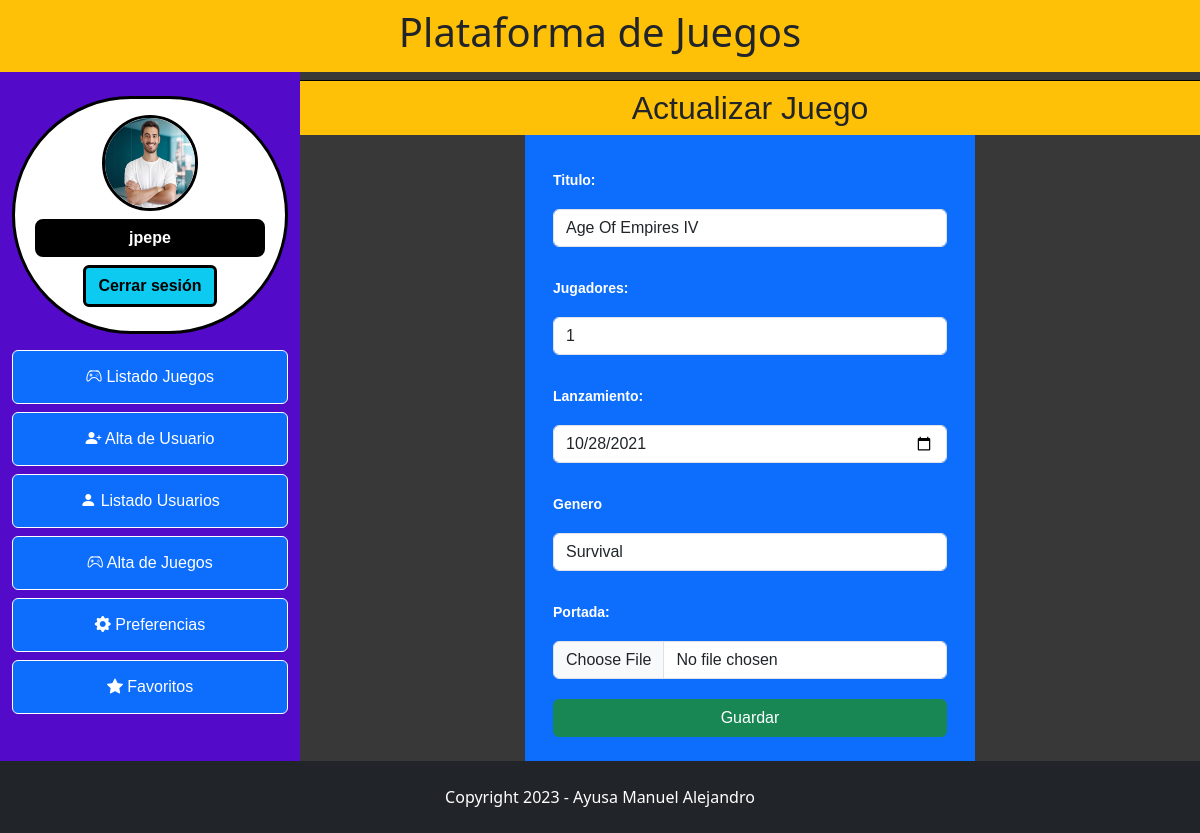
Page /?c=Juego&a=modificarJuego&id=3 (signed in) on the committed database.
### tables this page shows
CREATE TABLE `juego` (
  `id_juego` int(11) NOT NULL,
  `titulo` varchar(100) NOT NULL,
  `jugadores` smallint(6) DEFAULT NULL,
  `lanzamiento` date DEFAULT NULL,
  `genero_id` int(11) NOT NULL,
  `portada` varchar(50) DEFAULT NULL
);

CREATE TABLE `genero` (
  `id_genero` int(11) NOT NULL,
  `genero` varchar(45) NOT NULL
);

### sistema/BaseDeDatos.php (called while the page is built)
<?php
    class BaseDeDatos {
        static $host = "localhost";
        static $user = "root";
        static $password = "";
        static $db = "proyecto_juegos";
        static $conexion;
        public static function conectar(){
            $dsn = "mysql:host=" . self::$host . ";dbname=" . self::$db;
            try {
                self::$conexion = new PDO($dsn, self::$user, self::$password);
                self::$conexion->setAttribute(PDO::ATTR_ERRMODE, PDO::ERRMODE_EXCEPTION);
                return self::$conexion;
            } catch (PDOException $e) {
                echo "<p>Error en la conexion</p>";
                echo "<p>ERROR: " . $e->getMessage() . "</p>";
            }
        }
    }
?>

### modelos/Juego.php (called while the page is built, shortened)
<?php
    class Juego {
        private $conexion;
        public function __construct()
        {
            $this->conexion = BaseDeDatos::conectar();
        }
        public function recuperarDatos(int $id)
        {
            $consulta = 'SELECT * FROM juego
                        INNER JOIN genero ON juego.genero_id = genero.id_genero
                        WHERE id_juego = ?';
            $sentencia = $this->conexion->prepare($consulta);
            $sentencia->bindParam(1, $id);
            $sentencia->execute();
            $resultados = $sentencia->fetch(PDO::FETCH_OBJ);
            return $resultados;
        }
    }
?>

### vistas/juego/juego_modificacion.php (the view, shortened to what this page needs)
<?php require('vistas/encabezado.php');?>
<main class="container-fluid">
    <section class="row">
        <section class="col-3 menu pt-4">
            <?php
                require_once('vistas/menu.php');
            ?>
        </section>
        <article class="col-9 p-0">
            <h2 class="bg-warning text-center p-2 m-0 border-top border-black mt-2">Actualizar Juego</h2>
            <form action="?c=Juego&a=modificarJuegoOk" method="post" enctype="multipart/form-data" class="text-white bg-primary w-50 p-3">
                <section class="pt-2">
                    <label for="tit" class="form-label">Titulo:</label>
                    <input type="text" name="titulo" id="tit" class="form-control" value = "<?php echo $resultados->titulo;?>">
                </section>
                <section class="pt-2">
                    <label for="jug" class="form-label">Jugadores:</label>
                    <input type="number" name="jugadores" id="jug" class="form-control" value = "<?php echo $resultados->jugadores;?>">
                </section>
                <section class="pt-2">
                    <label for="fec" class="form-label">Lanzamiento:</label>
                    <input type="date" name="lanzamiento" id="fec" class="form-control" value = "<?php echo $resultados->lanzamiento;?>">
                </section>
                <section class="pt-2">
                    <label for="gen" class="form-label" class="form-label">Genero</label>
                    <select name="genero" id="gen" class="form-control">
                        <option value="<?php echo $resultados->genero_id ?>" selected><?php echo $resultados->genero ?></option>
                    </select>
                </section>
                <section class="pt-2">
                    <label for="port" class="form-label">Portada:</label>
                    <input type="file" name="portada" id="port" accept="image/*" class="form-control" required>
                </section>
                <section class="text-center pt-2 pb-2">
                    <input type="submit" value="Guardar" class="btn btn-success">
                </section>
            </form>
        </article>
    </section>
</main>
<?php require_once ('vistas/pie.php');?>

### publico/css/estilo.css (style rules this page uses)
* { margin: 0; padding: 0; border: 0; }
main { font-family: Verdana, Geneva, Tahoma, sans-serif }
article { background-color: rgb(56, 56, 56); padding-bottom: 3em; }
form { margin: 0 auto; width: 40%; }
form>section { display: flex; flex-direction: column; padding: 0.75em; border-top: 0; }
label { padding: 0.75em; padding-left: 0; font-weight: bold; font-size: 14px; }
.menu { background-color:rgb(83, 10, 201); }

### rows in the picture
juego: titulo "Age Of Empires IV", jugadores "1", lanzamiento "10/28/2021", genero "Survival"

### other values in the picture
$_SESSION['usuario'] "jpepe"
